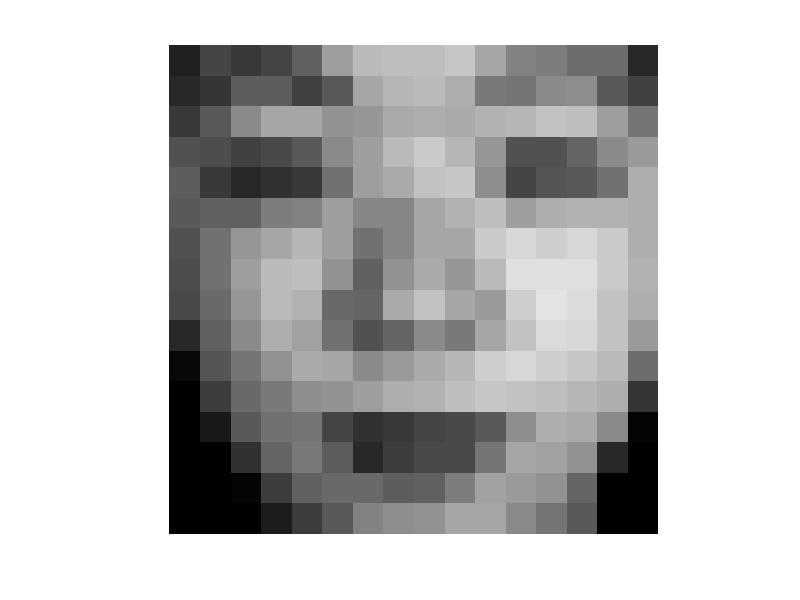

Reproduce this figure in MATLAB.
function Jaffe16 = resizeJaffeToJaffe16()
% resize Jaffe(64*64) to Jaffe16(16*16)
    load Jaffe;
    for i=1:213
        line = X(i,:);
        resTemp = reshape(line,64,64);
        newPic = imresize(resTemp,[16,16]);
        imshow(newPic);
        aline = reshape(newPic,1,16*16);
%         aline = reshape(aline,16,16);
%         imshow(aline);
        Jaffe16(i,:) = aline;
    end
    save Jaffe16.mat Jaffe16;
end
